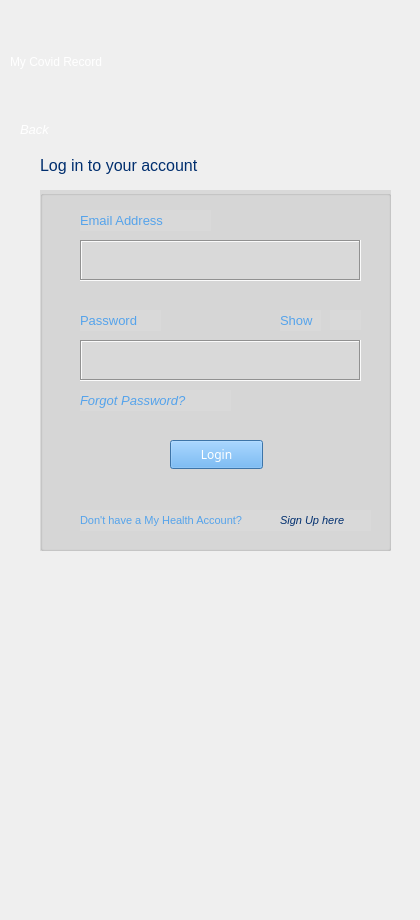
    <widget class="QWidget" name="loginUserPage">
     <widget class="QLabel" name="topLogoLable_2">
      <property name="geometry">
       <rect>
        <x>240</x>
        <y>30</y>
        <width>171</width>
        <height>81</height>
       </rect>
      </property>
      <property name="autoFillBackground">
       <bool>false</bool>
      </property>
      <property name="styleSheet">
       <string notr="true">color: rgb(255, 255, 255);</string>
      </property>
      <property name="text">
       <string>&lt;html&gt;&lt;head/&gt;&lt;body&gt;&lt;p&gt;&lt;img src=&quot;:/IconsAndImages/MOHLOgo2.png&quot;/&gt;&lt;/p&gt;&lt;/body&gt;&lt;/html&gt;</string>
      </property>
     </widget>
     <widget class="QLabel" name="myCovidRecordLabel_2">
      <property name="geometry">
       <rect>
        <x>10</x>
        <y>50</y>
        <width>211</width>
        <height>24</height>
       </rect>
      </property>
      <property name="styleSheet">
       <string notr="true">font: 700 16pt &quot;Fira Sans&quot;;
color: rgb(255, 255, 255);</string>
      </property>
      <property name="text">
       <string>My Covid Record</string>
      </property>
     </widget>
     <widget class="QLabel" name="backLabel">
      <property name="geometry">
       <rect>
        <x>20</x>
        <y>120</y>
        <width>41</width>
        <height>20</height>
       </rect>
      </property>
      <property name="styleSheet">
       <string notr="true">color: rgb(255, 255, 255);</string>
      </property>
      <property name="text">
       <string>&lt;html&gt;&lt;head/&gt;&lt;body&gt;&lt;p&gt;&lt;span style=&quot; font-size:10pt; font-style:italic;&quot;&gt;Back&lt;/span&gt;&lt;/p&gt;&lt;/body&gt;&lt;/html&gt;</string>
      </property>
     </widget>
     <widget class="QGroupBox" name="groupBox">
      <property name="geometry">
       <rect>
        <x>40</x>
        <y>190</y>
        <width>351</width>
        <height>361</height>
       </rect>
      </property>
      <property name="styleSheet">
       <string notr="true">background-color: rgb(217, 217, 217);</string>
      </property>
      <property name="title">
       <string/>
      </property>
      <widget class="QTextEdit" name="emailAddTextEdit">
       <property name="geometry">
        <rect>
         <x>40</x>
         <y>50</y>
         <width>281</width>
         <height>41</height>
        </rect>
       </property>
       <property name="styleSheet">
        <string notr="true">border-color: rgb(0, 0, 0);
background-color: rgb(217, 217, 217);</string>
       </property>
       <property name="frameShape">
        <enum>QFrame::Box</enum>
       </property>
      </widget>
      <widget class="QLabel" name="emailAddLabel">
       <property name="geometry">
        <rect>
         <x>40</x>
         <y>20</y>
         <width>131</width>
         <height>21</height>
        </rect>
       </property>
       <property name="styleSheet">
        <string notr="true">font: 700 16pt &quot;Fira Sans&quot;;
color: rgb(85, 163, 235);</string>
       </property>
       <property name="text">
        <string>&lt;html&gt;&lt;head/&gt;&lt;body&gt;&lt;p&gt;&lt;span style=&quot; font-size:10pt; font-weight:400;&quot;&gt;Email Address&lt;/span&gt;&lt;/p&gt;&lt;/body&gt;&lt;/html&gt;</string>
       </property>
      </widget>
      <widget class="QLabel" name="passwordLabel">
       <property name="geometry">
        <rect>
         <x>40</x>
         <y>120</y>
         <width>81</width>
         <height>21</height>
        </rect>
       </property>
       <property name="styleSheet">
        <string notr="true">font: 700 16pt &quot;Fira Sans&quot;;
color: rgb(85, 163, 235);</string>
       </property>
       <property name="text">
        <string>&lt;html&gt;&lt;head/&gt;&lt;body&gt;&lt;p&gt;&lt;span style=&quot; font-size:10pt; font-weight:400;&quot;&gt;Password&lt;/span&gt;&lt;/p&gt;&lt;/body&gt;&lt;/html&gt;</string>
       </property>
      </widget>
      <widget class="QTextEdit" name="passwordTextEdit">
       <property name="geometry">
        <rect>
         <x>40</x>
         <y>150</y>
         <width>281</width>
         <height>41</height>
        </rect>
       </property>
       <property name="styleSheet">
        <string notr="true">border-color: rgb(0, 0, 0);
background-color: rgb(217, 217, 217);</string>
       </property>
       <property name="frameShape">
        <enum>QFrame::Box</enum>
       </property>
      </widget>
      <widget class="QLabel" name="eyeIconLabel">
       <property name="geometry">
        <rect>
         <x>290</x>
         <y>120</y>
         <width>31</width>
         <height>20</height>
        </rect>
       </property>
       <property name="text">
        <string>&lt;html&gt;&lt;head/&gt;&lt;body&gt;&lt;p&gt;&lt;img src=&quot;:/IconsAndImages/eye.png&quot;/&gt;&lt;/p&gt;&lt;/body&gt;&lt;/html&gt;</string>
       </property>
      </widget>
      <widget class="QLabel" name="showLabel">
       <property name="geometry">
        <rect>
         <x>240</x>
         <y>120</y>
         <width>41</width>
         <height>21</height>
        </rect>
       </property>
       <property name="styleSheet">
        <string notr="true">font: 700 16pt &quot;Fira Sans&quot;;
color: rgb(85, 163, 235);</string>
       </property>
       <property name="text">
        <string>&lt;html&gt;&lt;head/&gt;&lt;body&gt;&lt;p&gt;&lt;span style=&quot; font-size:10pt; font-weight:400;&quot;&gt;Show&lt;/span&gt;&lt;/p&gt;&lt;/body&gt;&lt;/html&gt;</string>
       </property>
      </widget>
      <widget class="QLabel" name="forgotPasswordLabel">
       <property name="geometry">
        <rect>
         <x>40</x>
         <y>200</y>
         <width>151</width>
         <height>21</height>
        </rect>
       </property>
       <property name="styleSheet">
        <string notr="true">font: 700 16pt &quot;Fira Sans&quot;;
color: rgb(85, 163, 235);</string>
       </property>
       <property name="text">
        <string>&lt;html&gt;&lt;head/&gt;&lt;body&gt;&lt;p&gt;&lt;span style=&quot; font-size:10pt; font-weight:400; font-style:italic;&quot;&gt;Forgot Password?&lt;/span&gt;&lt;/p&gt;&lt;/body&gt;&lt;/html&gt;</string>
       </property>
      </widget>
      <widget class="QPushButton" name="loginButton2">
       <property name="geometry">
        <rect>
         <x>130</x>
         <y>250</y>
         <width>93</width>
         <height>29</height>
        </rect>
       </property>
       <property name="font">
        <font>
         <family>Fira Sans</family>
        </font>
       </property>
       <property name="autoFillBackground">
        <bool>false</bool>
       </property>
       <property name="styleSheet">
        <string notr="true">background-color: rgb(85, 163, 235);
color: rgb(255, 255, 255);</string>
       </property>
       <property name="text">
        <string>Login</string>
       </property>
      </widget>
      <widget class="QLabel" name="dontHaveAccountLabel">
       <property name="geometry">
        <rect>
         <x>40</x>
         <y>320</y>
         <width>201</width>
         <height>21</height>
        </rect>
       </property>
       <property name="styleSheet">
        <string notr="true">font: 700 16pt &quot;Fira Sans&quot;;
color: rgb(85, 163, 235);</string>
       </property>
       <property name="text">
        <string>&lt;html&gt;&lt;head/&gt;&lt;body&gt;&lt;p&gt;&lt;span style=&quot; font-size:8pt; font-weight:400;&quot;&gt;Don't have a My Health Account?&lt;/span&gt;&lt;/p&gt;&lt;/body&gt;&lt;/html&gt;</string>
       </property>
      </widget>
      <widget class="QLabel" name="signUpHereLable">
       <property name="geometry">
        <rect>
         <x>240</x>
         <y>320</y>
         <width>91</width>
         <height>21</height>
        </rect>
       </property>
       <property name="styleSheet">
        <string notr="true">font: 700 16pt &quot;Fira Sans&quot;;
color: rgb(0, 46, 110);</string>
       </property>
       <property name="text">
        <string>&lt;html&gt;&lt;head/&gt;&lt;body&gt;&lt;p&gt;&lt;span style=&quot; font-size:8pt; font-weight:400; font-style:italic;&quot;&gt;Sign Up here&lt;/span&gt;&lt;/p&gt;&lt;/body&gt;&lt;/html&gt;</string>
       </property>
      </widget>
     </widget>
     <widget class="QLabel" name="myCovidRecordLabel_3">
      <property name="geometry">
       <rect>
        <x>40</x>
        <y>140</y>
        <width>211</width>
        <height>51</height>
       </rect>
      </property>
      <property name="styleSheet">
       <string notr="true">font: 700 16pt &quot;Fira Sans&quot;;
color: rgb(0, 46, 110);</string>
      </property>
      <property name="text">
       <string>&lt;html&gt;&lt;head/&gt;&lt;body&gt;&lt;p&gt;&lt;span style=&quot; font-size:12pt;&quot;&gt;Log in to your account&lt;/span&gt;&lt;/p&gt;&lt;/body&gt;&lt;/html&gt;</string>
      </property>
     </widget>
     <widget class="QLabel" name="nzGovIconLabel">
      <property name="geometry">
       <rect>
        <x>100</x>
        <y>770</y>
        <width>231</width>
        <height>141</height>
       </rect>
      </property>
      <property name="text">
       <string>&lt;html&gt;&lt;head/&gt;&lt;body&gt;&lt;p&gt;&lt;img src=&quot;:/IconsAndImages/NZGovernmentLogo2.png&quot;/&gt;&lt;/p&gt;&lt;/body&gt;&lt;/html&gt;</string>
      </property>
     </widget>
     <widget class="QLabel" name="topLogoLable_3">
      <property name="geometry">
       <rect>
        <x>130</x>
        <y>720</y>
        <width>171</width>
        <height>81</height>
       </rect>
      </property>
      <property name="styleSheet">
       <string notr="true">color: rgb(255, 255, 255);</string>
      </property>
      <property name="text">
       <string>&lt;html&gt;&lt;head/&gt;&lt;body&gt;&lt;p&gt;&lt;img src=&quot;:/IconsAndImages/MOHLOgo2.png&quot;/&gt;&lt;/p&gt;&lt;/body&gt;&lt;/html&gt;</string>
      </property>
     </widget>
    </widget>
